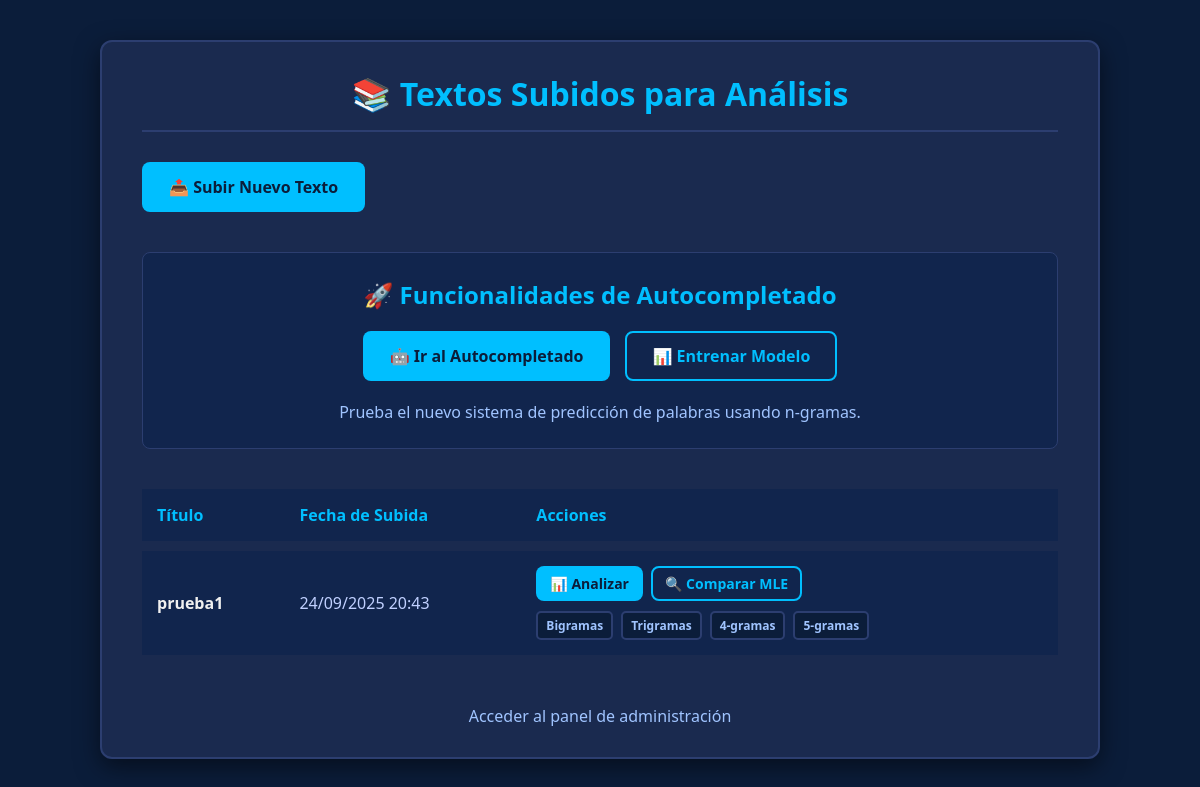
The app's page /, older data.
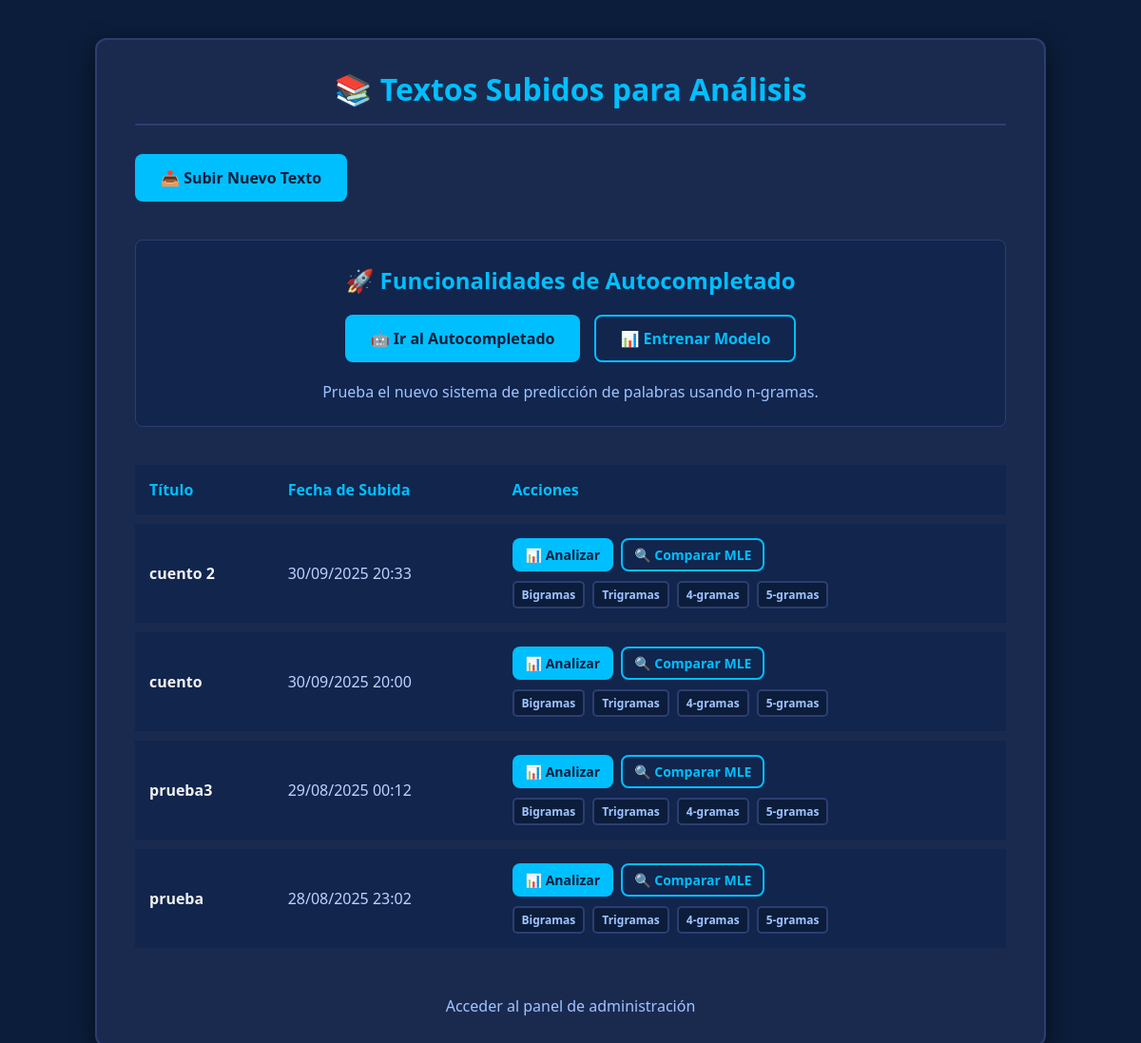
The same page, newer data.
### analisis/models.py (models this page shows, shortened)
class TextoAnalizado(models.Model):
    titulo = models.CharField(max_length=200)
    archivo = models.FileField(upload_to='textos/')
    fecha_subida = models.DateTimeField(auto_now_add=True)

### analisis/views.py (the view)
# urls.py: path('', views.lista_textos, name='lista_textos'),
def lista_textos(request):
    textos = TextoAnalizado.objects.all().order_by('-fecha_subida')
    return render(request, 'lista.html', {'textos': textos})

### analisis/Templates/lista.html (shortened to what this page needs)
<!DOCTYPE html>
<html lang="es">
<head>
</head>
<body>
    <div class="container">
        <h1>📚 Textos Subidos para Análisis</h1>
        <a href="{% url 'subir_texto' %}" class="btn btn-primary">📤 Subir Nuevo Texto</a>
        <div class="feature-container">
            <h2>🚀 Funcionalidades de Autocompletado</h2>
            <div class="btn-group">
                <a href="{% url 'autocompletado' %}" class="btn btn-primary">🤖 Ir al Autocompletado</a>
                <a href="{% url 'entrenar_modelo' %}" class="btn btn-secondary">📊 Entrenar Modelo</a>
            </div>
            <p>Prueba el nuevo sistema de predicción de palabras usando n-gramas.</p>
        </div>
        {% if textos %}
        <table>
            <thead>
                <tr>
                    <th>Título</th>
                    <th>Fecha de Subida</th>
                    <th>Acciones</th>
                </tr>
            </thead>
            <tbody>
                {% for texto in textos %}
                <tr>
                    <td><strong>{{ texto.titulo }}</strong></td>
                    <td>{{ texto.fecha_subida|date:"d/m/Y H:i" }}</td>
                    <td>
                        <div class="action-cell">
                            <div class="action-group">
                                <a href="{% url 'analizar_texto' texto.id %}" class="btn btn-primary btn-small">📊 Analizar</a>
                                <a href="{% url 'comparar_probabilidades' texto.id %}" class="btn btn-secondary btn-small">🔍 Comparar MLE</a>
                            </div>
                            <div class="action-group">
                                <a href="{% url 'analizar_texto' texto.id %}?n_grama=2" class="btn btn-secondary btn-tag">Bigramas</a>
                                <a href="{% url 'analizar_texto' texto.id %}?n_grama=3" class="btn btn-secondary btn-tag">Trigramas</a>
                                <a href="{% url 'analizar_texto' texto.id %}?n_grama=4" class="btn btn-secondary btn-tag">4-gramas</a>
                                <a href="{% url 'analizar_texto' texto.id %}?n_grama=5" class="btn btn-secondary btn-tag">5-gramas</a>
                            </div>
                        </div>
                    </td>
                </tr>
                {% endfor %}
            </tbody>
        </table>
        {% else %}
        <div class="empty-state">
            <div>📝</div>
            <h3>No hay textos subidos todavía</h3>
            <p>Sube tu primer archivo de texto para comenzar el análisis.</p>
        </div>
        {% endif %}
        <a href="/admin/" class="admin-link">Acceder al panel de administración</a>
    </div>
</body>
</html>

### analisis/Templates/lista.html (style rules this page uses)
* { margin: 0; padding: 0; box-sizing: border-box; }
body { font-family: 'Segoe UI', Tahoma, Geneva, Verdana, sans-serif; margin: 0; padding: 40px 20px; background-color: #0b1d3a; color: #f0f0f0; }
.container { width: 100%; max-width: 1000px; margin: 0 auto; background: #1a2a4f; padding: 30px 40px; border-radius: 12px; border: 2px solid #2c3e70; box-shadow: 0 8px 25px rgba(0,0,0,0.5); }
h1 { color: #00bfff; text-align: center; margin-bottom: 30px; border-bottom: 2px solid #2c3e70; padding-bottom: 15px; }
.feature-container { text-align: center; margin: 40px 0 30px 0; padding: 25px; background-color: #11254d; border-radius: 8px; border: 1px solid #2c3e70; }
.feature-container h2 { color: #00bfff; margin-bottom: 20px; }
.feature-container .btn-group { display: flex; justify-content: center; gap: 15px; margin: 20px 0; flex-wrap: wrap; }
.feature-container p { color: #a0c4ff; }
.btn { display: inline-block; padding: 12px 25px; border-radius: 8px; text-decoration: none; font-weight: bold; transition: all 0.3s; border: 2px solid transparent; cursor: pointer; }
.btn-primary { color: #0b1d3a; background-color: #00bfff; }
.btn-secondary { background-color: transparent; color: #00bfff; border-color: #00bfff; }
.btn-small { padding: 6px 12px; font-size: 14px; }
.btn-tag { font-size: 12px; padding: 4px 8px; border-radius: 5px; color: #a0c4ff; background-color: #0b1d3a; border-color: #2c3e70; transition: all 0.3s; }
table { width: 100%; border-collapse: separate; border-spacing: 0 10px; margin-top: 20px; }
th, td { padding: 15px; text-align: left; }
th { color: #00bfff; font-size: 16px; }
td:nth-child(2) { color: #c0d0ff; }
tr { background-color: #11254d; border-radius: 8px; }
.action-cell { display: flex; flex-direction: column; gap: 10px; align-items: flex-start; }
.action-group { display: flex; gap: 8px; flex-wrap: wrap; align-items: center; }
.admin-link { display: block; text-align: center; margin-top: 40px; color: #a0c4ff; text-decoration: none; }

Row changes from the older to the newer data that the page shows:
removed TextoAnalizado: titulo "prueba1", fecha_subida "24/09/2025 20:43"
added TextoAnalizado: titulo "cuento 2", fecha_subida "30/09/2025 20:33"
added TextoAnalizado: titulo "cuento", fecha_subida "30/09/2025 20:00"
added TextoAnalizado: titulo "prueba3", fecha_subida "29/08/2025 00:12"
added TextoAnalizado: titulo "prueba", fecha_subida "28/08/2025 23:02"
